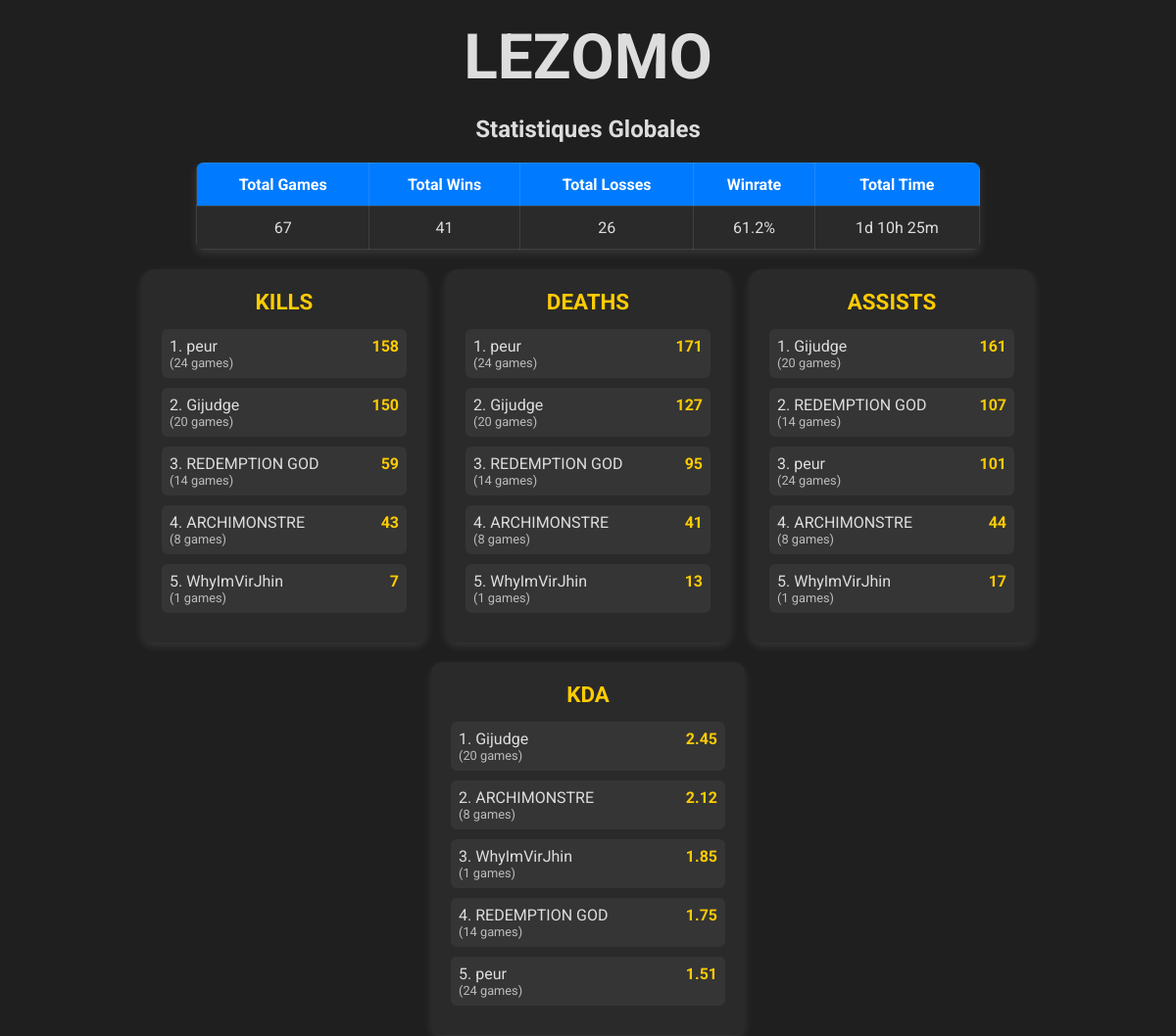
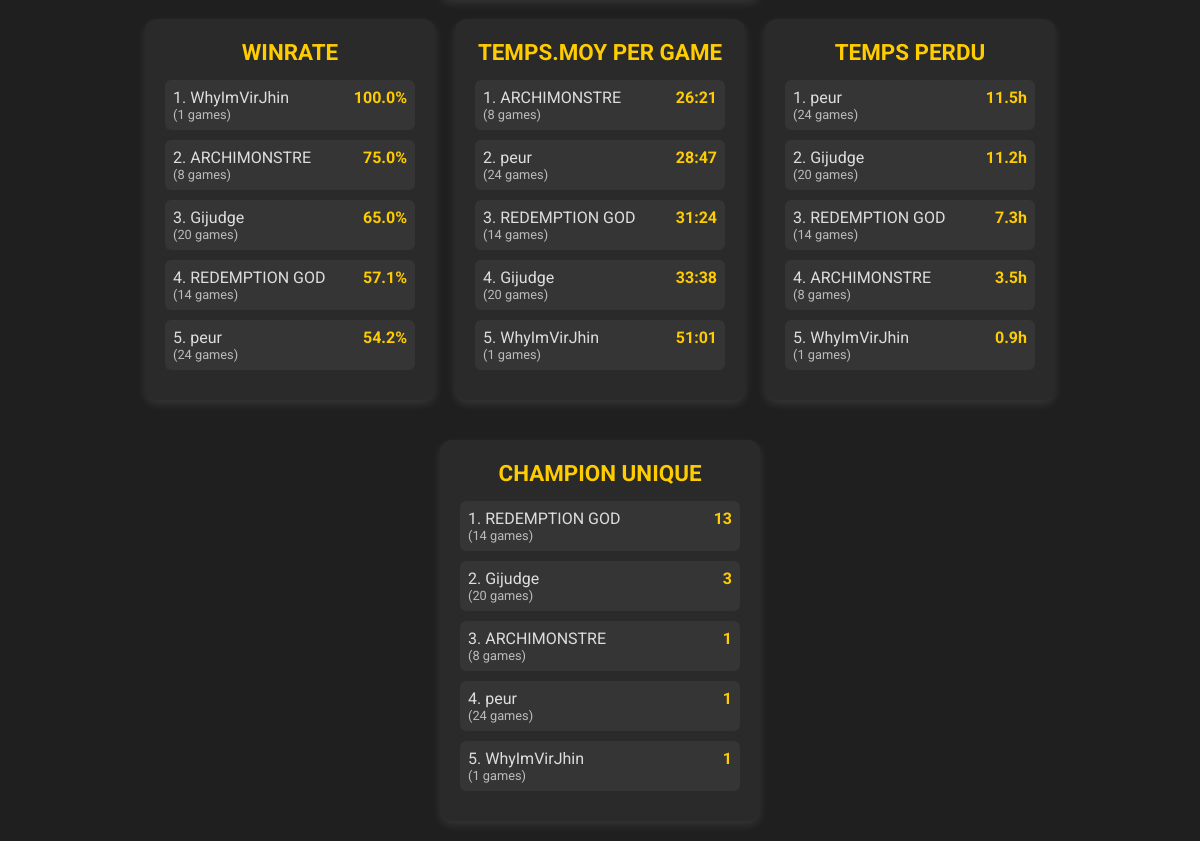
Before: / with the older database file (2 pictures, top to bottom).
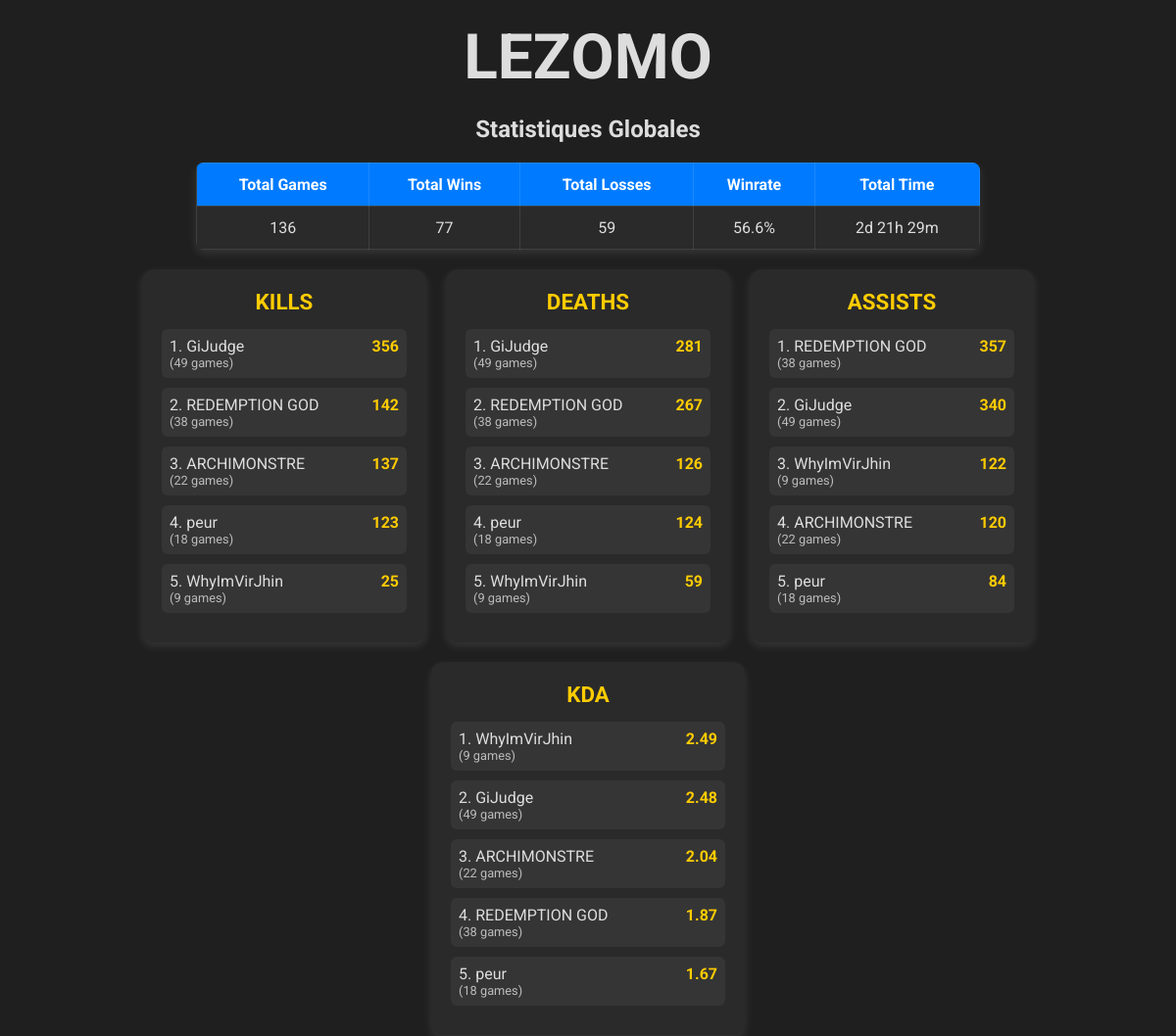
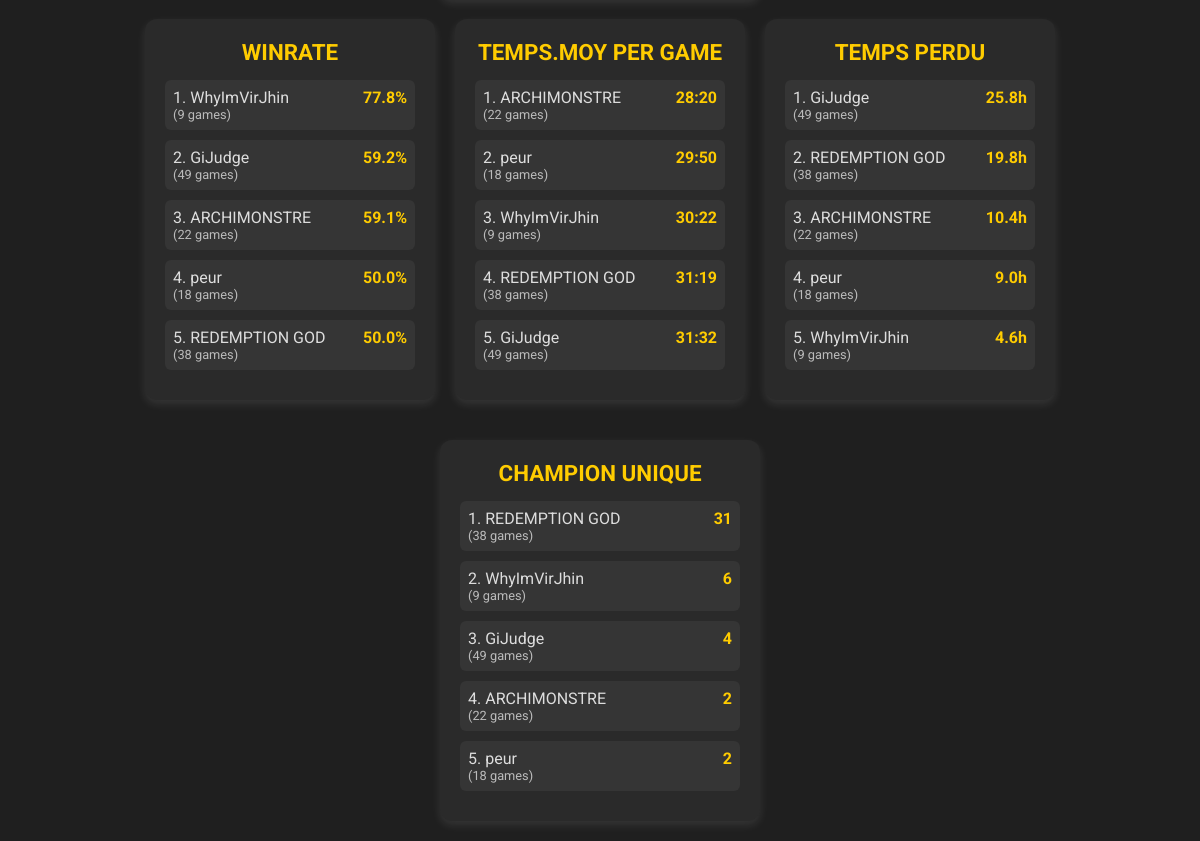
After: the same page with the newer database file (2 pictures, top to bottom).
### tables this page shows
CREATE TABLE players (
            player_id TEXT PRIMARY KEY,
            game_name TEXT,
            tag_line TEXT,
            puuid TEXT,
            summoner_id TEXT,
            summoner_level INTEGER,
            rank TEXT,
            tier TEXT,
            league_points INTEGER,
            wins INTEGER,
            losses INTEGER,
            winrate REAL,
            total_ranked_games INTEGER
        );

### app/flask_app.py (the view)
@app.route("/")
def index():
    stats_global = get_global_stats()
    stats_global["formatted_time"] = format_duration(stats_global["total_time"])
    df_players = get_all_players()
    rows = []
    for _, rowp in df_players.iterrows():
        player_id = rowp["player_id"]
        agg = get_player_aggregates(player_id)  # Renvoie kills, deaths, assists, avg_time, time_hours, etc.
        rows.append({
            "player_id": player_id,
            "game_name": rowp["game_name"],
            "kills": agg["kills"],
            "deaths": agg["deaths"],
            "assists": agg["assists"],
            "winrate": agg["winrate"],
            "total_games": agg["total_games"],
            "avg_time": agg["avg_time"],
            "time_hours": agg["time_hours"],
            "unique_champions": agg["unique_champions"],
        })
    df_all = pd.DataFrame(rows)
    top_kills = df_all.sort_values("kills", ascending=False).head(6).to_dict(orient="records")
    top_deaths = df_all.sort_values("deaths", ascending=False).head(6).to_dict(orient="records")
    top_assists = df_all.sort_values("assists", ascending=False).head(6).to_dict(orient="records")
    df_all["kda"] = (df_all["kills"] + df_all["assists"]) / df_all["deaths"].replace(0, 1)
    best_kda = df_all.sort_values("kda", ascending=False).head(6).to_dict(orient="records")
    best_winrate = df_all.sort_values("winrate", ascending=False).head(6).to_dict(orient="records")
    lowest_avg_time = df_all.sort_values("avg_time", ascending=True).head(6).to_dict(orient="records")
    best_total_time = df_all.sort_values("time_hours", ascending=False).head(6).to_dict(orient="records")
    most_champions = df_all.sort_values("unique_champions", ascending=False).head(6).to_dict(orient="records")
    return render_template(
        "rankings.html",
        stats=stats_global,
        most_kills_list=top_kills,
        most_deaths_list=top_deaths,
        most_assists_list=top_assists,
        best_kda_list=best_kda,
        best_winrate_list=best_winrate,
        lowest_avg_time_list=lowest_avg_time,
        best_total_time_list=best_total_time,
        most_champions_list=most_champions
    )

### app/data_manager.py (called while the page is built)
def get_global_stats():
    conn = sqlite3.connect(DB_PATH)
    cursor = conn.cursor()
    cursor.execute("SELECT COUNT(*) FROM matches")
    row = cursor.fetchone()
    total_games = row[0] if row and row[0] else 0
    cursor.execute("SELECT COUNT(*) FROM matches WHERE win=1")
    row2 = cursor.fetchone()
    total_wins = row2[0] if row2 and row2[0] else 0
    total_losses = total_games - total_wins
    cursor.execute("SELECT SUM(game_duration) FROM matches")
    row3 = cursor.fetchone()
    total_time = row3[0] if row3 and row3[0] else 0
    conn.close()
    if total_games > 0:
        global_winrate = (total_wins / total_games) * 100
    else:
        global_winrate = 0
    return {
        "total_games": total_games,
        "total_wins": total_wins,
        "total_losses": total_losses,
        "global_winrate": global_winrate,
        "total_time": total_time
    }

### app/flask_app.py (called while the page is built)
def get_all_players():
    conn = sqlite3.connect(DB_PATH)
    df = pd.read_sql_query("SELECT * FROM players", conn)
    conn.close()
    return df

def format_duration(seconds):
    days = seconds // 86400
    remain = seconds % 86400
    hours = remain // 3600
    remain %= 3600
    minutes = remain // 60
    parts = []
    if days > 0:
        parts.append(f"{days}d")
    if hours > 0:
        parts.append(f"{hours}h")
    if minutes > 0:
        parts.append(f"{minutes}m")
    if not parts:
        parts.append("0m")
    return " ".join(parts)

### app/templates/rankings.html (shortened to what this page needs)
<!DOCTYPE html>
<html lang="fr">
<head>
</head>
<body>
    <div class="wave-container">
        <h1 class="wave-text">
            <span>L</span><span>E</span><span>Z</span><span>O</span><span>M</span><span>O</span>
        </h1>
    </div>
    <h2>Statistiques Globales</h2>
    <table class="global-stats">
        <tr>
            <th>Total Games</th>
            <th>Total Wins</th>
            <th>Total Losses</th>
            <th>Winrate</th>
            <th>Total Time</th>
        </tr>
        <tr>
            <td>{{ stats.total_games }}</td>
            <td>{{ stats.total_wins }}</td>
            <td>{{ stats.total_losses }}</td>
            <td>{{ stats.global_winrate|round(1) }}%</td>
            <td>{{ stats.formatted_time }}</td>
        </tr>
    </table>
    <div class="container">
        <div class="ranking-box">
            <div class="ranking-title">KILLS</div>
            {% if most_kills_list %}
                {% for player in most_kills_list %}
                    <div class="player-row">
                        <div class="player-name">
                            {{ loop.index }}. {{ player.game_name }}
                            <div class="games-played">({{ player.total_games }} games)</div>
                        </div>
                        <div class="score">{{ player.kills }}</div>
                    </div>
                {% endfor %}
            {% else %}
                <p>No data</p>
            {% endif %}
        </div>
        <div class="ranking-box">
            <div class="ranking-title">DEATHS</div>
            {% if most_deaths_list %}
                {% for player in most_deaths_list %}
                    <div class="player-row">
                        <div class="player-name">
                            {{ loop.index }}. {{ player.game_name }}
                            <div class="games-played">({{ player.total_games }} games)</div>
                        </div>
                        <div class="score">{{ player.deaths }}</div>
                    </div>
                {% endfor %}
            {% else %}
                <p>No data</p>
            {% endif %}
        </div>
        <div class="ranking-box">
            <div class="ranking-title">ASSISTS</div>
            {% if most_assists_list %}
                {% for player in most_assists_list %}
                    <div class="player-row">
                        <div class="player-name">
                            {{ loop.index }}. {{ player.game_name }}
                            <div class="games-played">({{ player.total_games }} games)</div>
                        </div>
                        <div class="score">{{ player.assists }}</div>
                    </div>
                {% endfor %}
            {% else %}
                <p>No data</p>
            {% endif %}
        </div>
    </div>
    <div class="kda-container">
        <div class="ranking-box" style="width: 280px;">
            <div class="ranking-title">KDA</div>
            {% if best_kda_list %}
                {% for player in best_kda_list %}
                    <div class="player-row">
                        <div class="player-name">
                            {{ loop.index }}. {{ player.game_name }}
                            <div class="games-played">({{ player.total_games }} games)</div>
                        </div>
                        {% set ratio = ((player.kills + player.assists) / (player.deaths if player.deaths != 0 else 1)) %}
                        <div class="score">{{ ratio|round(2) }}</div>
                    </div>
                {% endfor %}
            {% else %}
                <p>No data</p>
            {% endif %}
        </div>
    </div>
    <div class="three-container">
        <div class="ranking-box">
            <div class="ranking-title">WINRATE</div>
            {% if best_winrate_list %}
                {% for player in best_winrate_list %}
                    <div class="player-row">
                        <div class="player-name">
                            {{ loop.index }}. {{ player.game_name }}
                            <div class="games-played">({{ player.total_games }} games)</div>
                        </div>
                        <div class="score">{{ player.winrate|round(1) }}%</div>
                    </div>
                {% endfor %}
            {% else %}
                <p>No data</p>
            {% endif %}
        </div>
        <div class="ranking-box">
            <div class="ranking-title">TEMPS.MOY PER GAME</div>
            {% if lowest_avg_time_list %}
                {% for player in lowest_avg_time_list %}
                    <div class="player-row">
                        <div class="player-name">
                            {{ loop.index }}. {{ player.game_name }}
                            <div class="games-played">({{ player.total_games }} games)</div>
                        </div>
                        {% set avg_secs = player.avg_time %}
                        {% set mins = (avg_secs // 60)|int %}
                        {% set secs = (avg_secs % 60)|int %}
                        <div class="score">{{ mins }}:{{ '%02d'|format(secs) }}</div>
                    </div>
                {% endfor %}
            {% else %}
                <p>No data</p>
            {% endif %}
        </div>
        <div class="ranking-box">
            <div class="ranking-title">TEMPS PERDU</div>
            {% if best_total_time_list %}
                {% for player in best_total_time_list %}
                    <div class="player-row">
                        <div class="player-name">
                            {{ loop.index }}. {{ player.game_name }}
                            <div class="games-played">({{ player.total_games }} games)</div>
                        </div>
                        <div class="score">
                            {{ player.time_hours|round(1) }}h
                        </div>
                    </div>
                {% endfor %}
            {% else %}
                <p>No data</p>
            {% endif %}
        </div>
    </div>
<div class="kda-container" style="margin-top: 20px;">
    <div class="ranking-box" style="width: 280px;">
        <div class="ranking-title">CHAMPION UNIQUE</div>
        {% if most_champions_list %}
            {% for player in most_champions_list %}
                <div class="player-row">
                    <div class="player-name">
                        {{ loop.index }}. {{ player.game_name }}
                        <div class="games-played">({{ player.total_games }} games)</div>
                    </div>
                    <div class="score">{{ player.unique_champions }}</div>
                </div>
            {% endfor %}
        {% else %}
            <p>No data</p>
        {% endif %}
    </div>
</div>
</body>
</html>

### app/templates/rankings.html (style rules this page uses)
body { font-family: 'Roboto', sans-serif; margin: 20px; background: #1f1f1f; color: #ddd; }
h1, h2 { text-align: center; }
.wave-text span { display: inline-block; font-size: 4rem; animation: wave 2s ease-in-out infinite; }
.wave-text span:nth-child(1) { animation-delay: 0s; }
.wave-text span:nth-child(2) { animation-delay: 0.2s; }
.wave-text span:nth-child(3) { animation-delay: 0.4s; }
.wave-text span:nth-child(4) { animation-delay: 0.6s; }
.container, .three-container { display: flex; gap: 20px; justify-content: center; flex-wrap: wrap; margin-bottom: 20px; }
.ranking-box { background: #2a2a2a; border-radius: 12px; padding: 20px; width: 250px; text-align: center; box-shadow: 0px 4px 10px rgba(255, 255, 255, 0.1); transition: transform 0.3s ease-in-out; }
.ranking-title { font-size: 1.4em; font-weight: bold; margin-bottom: 15px; color: #ffcc00; text-transform: uppercase; }
.player-row { margin: 10px 0; display: flex; justify-content: space-between; padding: 8px; border-radius: 6px; background: rgba(255, 255, 255, 0.05); }
.player-name { text-align: left; font-weight: 400; }
.score { font-weight: bold; color: #ffcc00; }
.games-played { font-size: 0.8em; color: #bbb; }
table.global-stats { margin: 20px auto; border-collapse: collapse; width: 80%; max-width: 800px; background: rgba(255, 255, 255, 0.05); border-radius: 8px; overflow: hidden; box-shadow: 0px 4px 10px rgba(255, 255, 255, 0.1); }
table.global-stats th, table.global-stats td { border: 1px solid rgba(255, 255, 255, 0.1); padding: 12px; text-align: center; }
table.global-stats th { background-color: #007bff; color: white; }
.kda-container { display: flex; justify-content: center; margin-bottom: 20px; }

Changed rows visible on the page:
removed players: game_name "Gijudge", total_games "20", kills "150", deaths "127", assists "161", ratio "2.45", winrate "65.0", mins "33", secs "38", time_hours "11.2", unique_champions "3"
added players: game_name "GiJudge", total_games "49", kills "356", deaths "281", assists "340", ratio "2.48", winrate "59.2", mins "31", secs "32", time_hours "25.8", unique_champions "4"
changed players "REDEMPTION GOD": total_games "14" → "38"; kills "59" → "142"; deaths "95" → "267"; assists "107" → "357"; ratio "1.75" → "1.87"; winrate "57.1" → "50.0"; secs "24" → "19"; time_hours "7.3" → "19.8"; unique_champions "13" → "31"
shown differently, row unchanged: players "ARCHIMONSTRE": total_games "8" → "22"; kills "43" → "137"; deaths "41" → "126"; assists "44" → "120"; ratio "2.12" → "2.04"; winrate "75.0" → "59.1"; mins "26" → "28"; secs "21" → "20"; time_hours "3.5" → "10.4"; unique_champions "1" → "2"; moves down the list
changed players "peur": total_games "24" → "18"; kills "158" → "123"; deaths "171" → "124"; assists "101" → "84"; ratio "1.51" → "1.67"; winrate "54.2" → "50.0"; mins "28" → "29"; secs "47" → "50"; time_hours "11.5" → "9.0"; unique_champions "1" → "2"; moves down the list; moves up the list
shown differently, row unchanged: players "WhyImVirJhin": total_games "1" → "9"; kills "7" → "25"; deaths "13" → "59"; assists "17" → "122"; ratio "1.85" → "2.49"; winrate "100.0" → "77.8"; mins "51" → "30"; secs "01" → "22"; time_hours "0.9" → "4.6"; unique_champions "1" → "6"; moves up the list
Other visible differences:
{{ stats.total_games }}: "67" → "136"
{{ stats.total_wins }}: "41" → "77"
{{ stats.total_losses }}: "26" → "59"
{{ stats.global_winrate|round(1) }}: "61.2" → "56.6"
{{ stats.formatted_time }}: "1d 10h 25m" → "2d 21h 29m"
